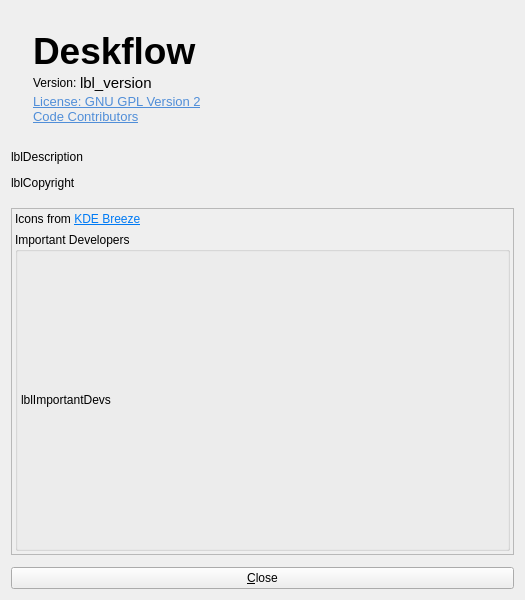
<?xml version="1.0" encoding="UTF-8"?>
<ui version="4.0">
 <class>AboutDialog</class>
 <widget class="QDialog" name="AboutDialog">
  <property name="windowModality">
   <enum>Qt::WindowModality::ApplicationModal</enum>
  </property>
  <property name="geometry">
   <rect>
    <x>0</x>
    <y>0</y>
    <width>525</width>
    <height>600</height>
   </rect>
  </property>
  <property name="sizePolicy">
   <sizepolicy hsizetype="Preferred" vsizetype="Preferred">
    <horstretch>0</horstretch>
    <verstretch>0</verstretch>
   </sizepolicy>
  </property>
  <property name="windowTitle">
   <string>About Deskflow</string>
  </property>
  <property name="windowIcon">
   <iconset theme="help-about"/>
  </property>
  <property name="modal">
   <bool>true</bool>
  </property>
  <layout class="QVBoxLayout" name="verticalLayout">
   <property name="spacing">
    <number>12</number>
   </property>
   <item>
    <widget class="QWidget" name="frameLogo" native="true">
     <property name="sizePolicy">
      <sizepolicy hsizetype="Preferred" vsizetype="Fixed">
       <horstretch>0</horstretch>
       <verstretch>0</verstretch>
      </sizepolicy>
     </property>
     <layout class="QGridLayout" name="gridLayout">
      <property name="verticalSpacing">
       <number>0</number>
      </property>
      <item row="4" column="1">
       <widget class="QLabel" name="linkGpl">
        <property name="sizePolicy">
         <sizepolicy hsizetype="Preferred" vsizetype="Fixed">
          <horstretch>0</horstretch>
          <verstretch>0</verstretch>
         </sizepolicy>
        </property>
        <property name="text">
         <string>&lt;!DOCTYPE HTML PUBLIC &quot;-//W3C//DTD HTML 4.0//EN&quot; &quot;http://www.w3.org/TR/REC-html40/strict.dtd&quot;&gt;
&lt;html&gt;&lt;head&gt;&lt;meta name=&quot;qrichtext&quot; content=&quot;1&quot; /&gt;&lt;style type=&quot;text/css&quot;&gt;
p, li { white-space: pre-wrap; }
&lt;/style&gt;&lt;/head&gt;&lt;body style=&quot; font-family:'Ubuntu'; font-size:10pt; font-weight:400; font-style:normal;&quot;&gt;
&lt;p style=&quot; margin-top:0px; margin-bottom:0px; margin-left:0px; margin-right:0px; -qt-block-indent:0; text-indent:0px;&quot;&gt;&lt;a href=&quot;https://www.gnu.org/licenses/old-licenses/gpl-2.0.html&quot;&gt;&lt;span style=&quot; text-decoration: underline; color:#508ed8;&quot;&gt;License: GNU GPL Version 2&lt;/a&gt;&lt;/span&gt;&lt;/p&gt;&lt;/body&gt;&lt;/html&gt;</string>
        </property>
        <property name="openExternalLinks">
         <bool>true</bool>
        </property>
       </widget>
      </item>
      <item row="6" column="1">
       <spacer name="verticalSpacer">
        <property name="orientation">
         <enum>Qt::Orientation::Vertical</enum>
        </property>
        <property name="sizeHint" stdset="0">
         <size>
          <width>20</width>
          <height>5</height>
         </size>
        </property>
       </spacer>
      </item>
      <item row="0" column="1">
       <spacer name="verticalSpacer_3">
        <property name="orientation">
         <enum>Qt::Orientation::Vertical</enum>
        </property>
        <property name="sizeHint" stdset="0">
         <size>
          <width>20</width>
          <height>10</height>
         </size>
        </property>
       </spacer>
      </item>
      <item row="1" column="1">
       <widget class="QLabel" name="lblName">
        <property name="sizePolicy">
         <sizepolicy hsizetype="Preferred" vsizetype="Fixed">
          <horstretch>0</horstretch>
          <verstretch>0</verstretch>
         </sizepolicy>
        </property>
        <property name="font">
         <font>
          <pointsize>28</pointsize>
          <bold>true</bold>
         </font>
        </property>
        <property name="text">
         <string>Deskflow</string>
        </property>
        <property name="scaledContents">
         <bool>false</bool>
        </property>
        <property name="alignment">
         <set>Qt::AlignmentFlag::AlignBottom|Qt::AlignmentFlag::AlignLeading|Qt::AlignmentFlag::AlignLeft</set>
        </property>
        <property name="indent">
         <number>0</number>
        </property>
        <property name="program_name" stdset="0">
         <bool>false</bool>
        </property>
       </widget>
      </item>
      <item row="0" column="0" rowspan="9">
       <widget class="QLabel" name="lblIcon">
        <property name="sizePolicy">
         <sizepolicy hsizetype="Preferred" vsizetype="Fixed">
          <horstretch>0</horstretch>
          <verstretch>0</verstretch>
         </sizepolicy>
        </property>
        <property name="autoFillBackground">
         <bool>false</bool>
        </property>
       </widget>
      </item>
      <item row="3" column="1">
       <widget class="QWidget" name="widget_2" native="true">
        <property name="sizePolicy">
         <sizepolicy hsizetype="Preferred" vsizetype="Fixed">
          <horstretch>0</horstretch>
          <verstretch>0</verstretch>
         </sizepolicy>
        </property>
        <layout class="QHBoxLayout" name="horizontalLayout">
         <property name="spacing">
          <number>0</number>
         </property>
         <property name="leftMargin">
          <number>0</number>
         </property>
         <property name="topMargin">
          <number>0</number>
         </property>
         <property name="rightMargin">
          <number>0</number>
         </property>
         <property name="bottomMargin">
          <number>0</number>
         </property>
         <item>
          <widget class="QLabel" name="label">
           <property name="sizePolicy">
            <sizepolicy hsizetype="Maximum" vsizetype="Fixed">
             <horstretch>0</horstretch>
             <verstretch>0</verstretch>
            </sizepolicy>
           </property>
           <property name="text">
            <string>Version: </string>
           </property>
           <property name="alignment">
            <set>Qt::AlignmentFlag::AlignLeading|Qt::AlignmentFlag::AlignLeft|Qt::AlignmentFlag::AlignVCenter</set>
           </property>
           <property name="indent">
            <number>0</number>
           </property>
          </widget>
         </item>
         <item>
          <widget class="QLabel" name="lblVersion">
           <property name="sizePolicy">
            <sizepolicy hsizetype="Maximum" vsizetype="Fixed">
             <horstretch>0</horstretch>
             <verstretch>0</verstretch>
            </sizepolicy>
           </property>
           <property name="font">
            <font>
             <pointsize>11</pointsize>
            </font>
           </property>
           <property name="text">
            <string>lbl_version</string>
           </property>
           <property name="alignment">
            <set>Qt::AlignmentFlag::AlignLeading|Qt::AlignmentFlag::AlignLeft|Qt::AlignmentFlag::AlignVCenter</set>
           </property>
           <property name="smaller_text" stdset="0">
            <bool>true</bool>
           </property>
          </widget>
         </item>
         <item>
          <widget class="QPushButton" name="btnCopyVersion">
           <property name="sizePolicy">
            <sizepolicy hsizetype="Fixed" vsizetype="Fixed">
             <horstretch>0</horstretch>
             <verstretch>0</verstretch>
            </sizepolicy>
           </property>
           <property name="maximumSize">
            <size>
             <width>32</width>
             <height>16777215</height>
            </size>
           </property>
           <property name="toolTip">
            <string>Copy version info</string>
           </property>
           <property name="icon">
            <iconset>
             <normaloff>:/icons/64x64/copy-dark.png</normaloff>:/icons/64x64/copy-dark.png</iconset>
           </property>
           <property name="flat">
            <bool>true</bool>
           </property>
          </widget>
         </item>
         <item>
          <spacer name="horizontalSpacer">
           <property name="sizePolicy">
            <sizepolicy hsizetype="Minimum" vsizetype="Minimum">
             <horstretch>0</horstretch>
             <verstretch>0</verstretch>
            </sizepolicy>
           </property>
           <property name="orientation">
            <enum>Qt::Orientation::Horizontal</enum>
           </property>
           <property name="sizeHint" stdset="0">
            <size>
             <width>40</width>
             <height>10</height>
            </size>
           </property>
          </spacer>
         </item>
        </layout>
       </widget>
      </item>
      <item row="5" column="1">
       <widget class="QLabel" name="linkContributors">
        <property name="sizePolicy">
         <sizepolicy hsizetype="Preferred" vsizetype="Fixed">
          <horstretch>0</horstretch>
          <verstretch>0</verstretch>
         </sizepolicy>
        </property>
        <property name="text">
         <string>&lt;!DOCTYPE HTML PUBLIC &quot;-//W3C//DTD HTML 4.0//EN&quot; &quot;http://www.w3.org/TR/REC-html40/strict.dtd&quot;&gt;
&lt;html&gt;&lt;head&gt;&lt;meta name=&quot;qrichtext&quot; content=&quot;1&quot; /&gt;&lt;style type=&quot;text/css&quot;&gt;
p, li { white-space: pre-wrap; }
&lt;/style&gt;&lt;/head&gt;&lt;body style=&quot; font-family:'Ubuntu'; font-size:10pt; font-weight:400; font-style:normal;&quot;&gt;
&lt;p style=&quot; margin-top:0px; margin-bottom:0px; margin-left:0px; margin-right:0px; -qt-block-indent:0; text-indent:0px;&quot;&gt;&lt;a href=&quot;https://github.com/deskflow/deskflow/graphs/contributors&quot;&gt;&lt;span style=&quot; text-decoration: underline; color:#508ed8;&quot;&gt;Code Contributors&lt;/span&gt;&lt;/a&gt;&lt;/p&gt;&lt;/body&gt;&lt;/html&gt;</string>
        </property>
        <property name="openExternalLinks">
         <bool>true</bool>
        </property>
       </widget>
      </item>
     </layout>
    </widget>
   </item>
   <item>
    <widget class="QLabel" name="lblDescription">
     <property name="sizePolicy">
      <sizepolicy hsizetype="Preferred" vsizetype="Fixed">
       <horstretch>0</horstretch>
       <verstretch>0</verstretch>
      </sizepolicy>
     </property>
     <property name="text">
      <string>lblDescription</string>
     </property>
     <property name="alignment">
      <set>Qt::AlignmentFlag::AlignLeading|Qt::AlignmentFlag::AlignLeft|Qt::AlignmentFlag::AlignTop</set>
     </property>
    </widget>
   </item>
   <item>
    <widget class="QLabel" name="lblCopyright">
     <property name="sizePolicy">
      <sizepolicy hsizetype="Preferred" vsizetype="Fixed">
       <horstretch>0</horstretch>
       <verstretch>0</verstretch>
      </sizepolicy>
     </property>
     <property name="text">
      <string notr="true">lblCopyright</string>
     </property>
    </widget>
   </item>
   <item>
    <spacer name="verticalSpacer_2">
     <property name="orientation">
      <enum>Qt::Orientation::Vertical</enum>
     </property>
     <property name="sizeType">
      <enum>QSizePolicy::Policy::Fixed</enum>
     </property>
     <property name="sizeHint" stdset="0">
      <size>
       <width>20</width>
       <height>6</height>
      </size>
     </property>
    </spacer>
   </item>
   <item>
    <widget class="QScrollArea" name="scrollArea">
     <property name="sizePolicy">
      <sizepolicy hsizetype="Preferred" vsizetype="Preferred">
       <horstretch>0</horstretch>
       <verstretch>0</verstretch>
      </sizepolicy>
     </property>
     <property name="sizeAdjustPolicy">
      <enum>QAbstractScrollArea::SizeAdjustPolicy::AdjustIgnored</enum>
     </property>
     <property name="widgetResizable">
      <bool>true</bool>
     </property>
     <widget class="QWidget" name="scrollAreaWidgetContents">
      <property name="geometry">
       <rect>
        <x>0</x>
        <y>0</y>
        <width>505</width>
        <height>294</height>
       </rect>
      </property>
      <property name="sizePolicy">
       <sizepolicy hsizetype="Preferred" vsizetype="Preferred">
        <horstretch>0</horstretch>
        <verstretch>0</verstretch>
       </sizepolicy>
      </property>
      <layout class="QVBoxLayout" name="verticalLayout_4">
       <property name="spacing">
        <number>6</number>
       </property>
       <property name="leftMargin">
        <number>3</number>
       </property>
       <property name="topMargin">
        <number>3</number>
       </property>
       <property name="rightMargin">
        <number>3</number>
       </property>
       <property name="bottomMargin">
        <number>3</number>
       </property>
       <item>
        <widget class="QLabel" name="label_2">
         <property name="sizePolicy">
          <sizepolicy hsizetype="Preferred" vsizetype="Maximum">
           <horstretch>0</horstretch>
           <verstretch>0</verstretch>
          </sizepolicy>
         </property>
         <property name="text">
          <string>&lt;html&gt;&lt;head/&gt;&lt;body&gt;&lt;p&gt;Icons from &lt;a href=&quot;https://develop.kde.org/frameworks/breeze-icons/&quot;&gt;&lt;span style=&quot; text-decoration: underline; color:#007af4;&quot;&gt;KDE Breeze&lt;/span&gt;&lt;/a&gt;&lt;/p&gt;&lt;/body&gt;&lt;/html&gt;</string>
         </property>
         <property name="openExternalLinks">
          <bool>true</bool>
         </property>
        </widget>
       </item>
       <item>
        <widget class="QGroupBox" name="groupBox">
         <property name="sizePolicy">
          <sizepolicy hsizetype="Preferred" vsizetype="Expanding">
           <horstretch>0</horstretch>
           <verstretch>0</verstretch>
          </sizepolicy>
         </property>
         <property name="title">
          <string>Important Developers</string>
         </property>
         <layout class="QVBoxLayout" name="verticalLayout_2">
          <property name="spacing">
           <number>0</number>
          </property>
          <property name="leftMargin">
           <number>3</number>
          </property>
          <property name="topMargin">
           <number>3</number>
          </property>
          <property name="rightMargin">
           <number>3</number>
          </property>
          <property name="bottomMargin">
           <number>3</number>
          </property>
          <item>
           <widget class="QLabel" name="lblImportantDevs">
            <property name="sizePolicy">
             <sizepolicy hsizetype="Preferred" vsizetype="Preferred">
              <horstretch>0</horstretch>
              <verstretch>0</verstretch>
             </sizepolicy>
            </property>
            <property name="frameShape">
             <enum>QFrame::Shape::NoFrame</enum>
            </property>
            <property name="text">
             <string>lblImportantDevs</string>
            </property>
            <property name="wordWrap">
             <bool>true</bool>
            </property>
           </widget>
          </item>
         </layout>
        </widget>
       </item>
      </layout>
     </widget>
    </widget>
   </item>
   <item>
    <widget class="QPushButton" name="btnOk">
     <property name="text">
      <string>&amp;Close</string>
     </property>
     <property name="icon">
      <iconset theme="window-close"/>
     </property>
    </widget>
   </item>
  </layout>
 </widget>
 <resources/>
 <connections/>
</ui>
